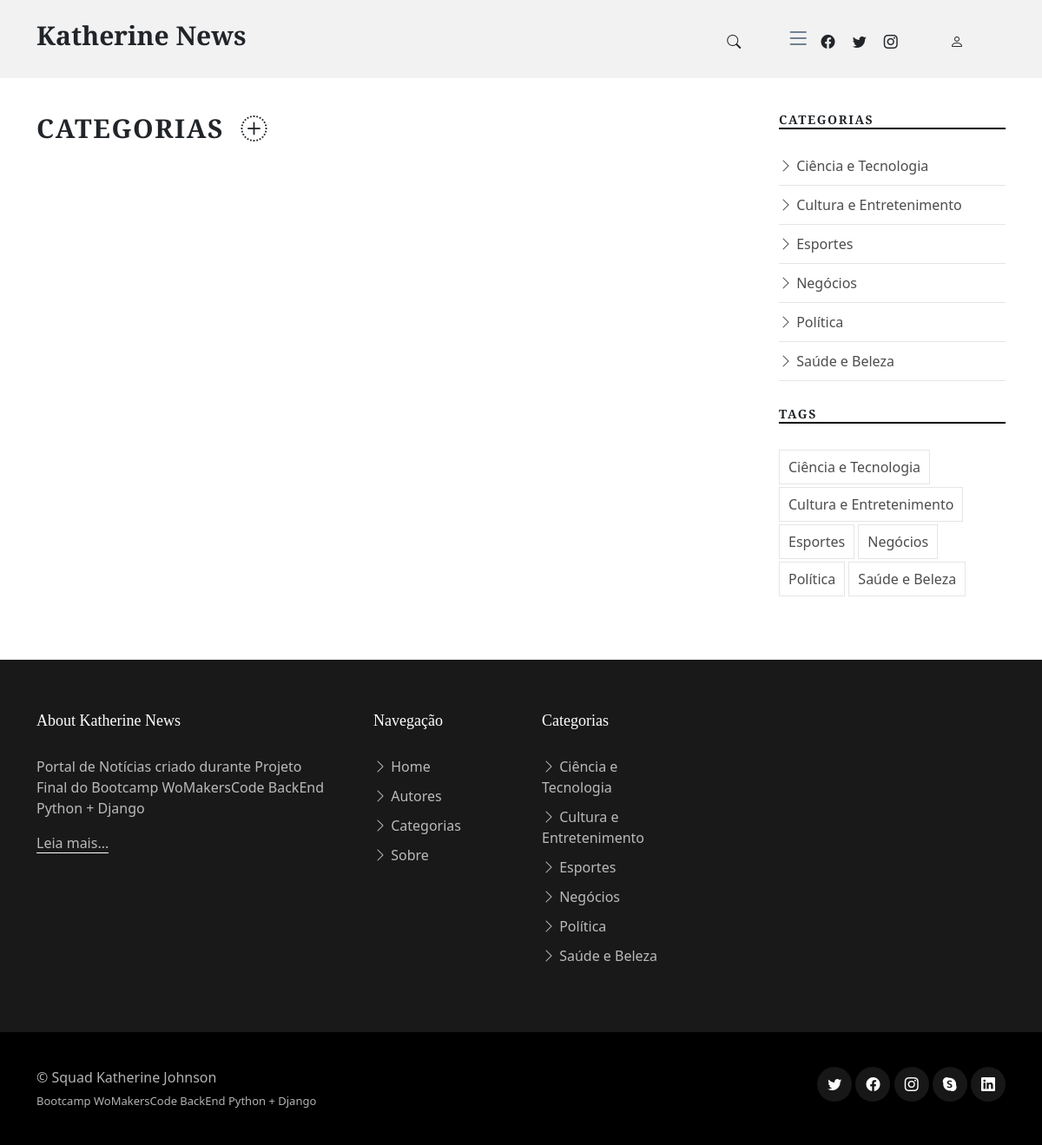
Page /categories/ on the earlier database version.
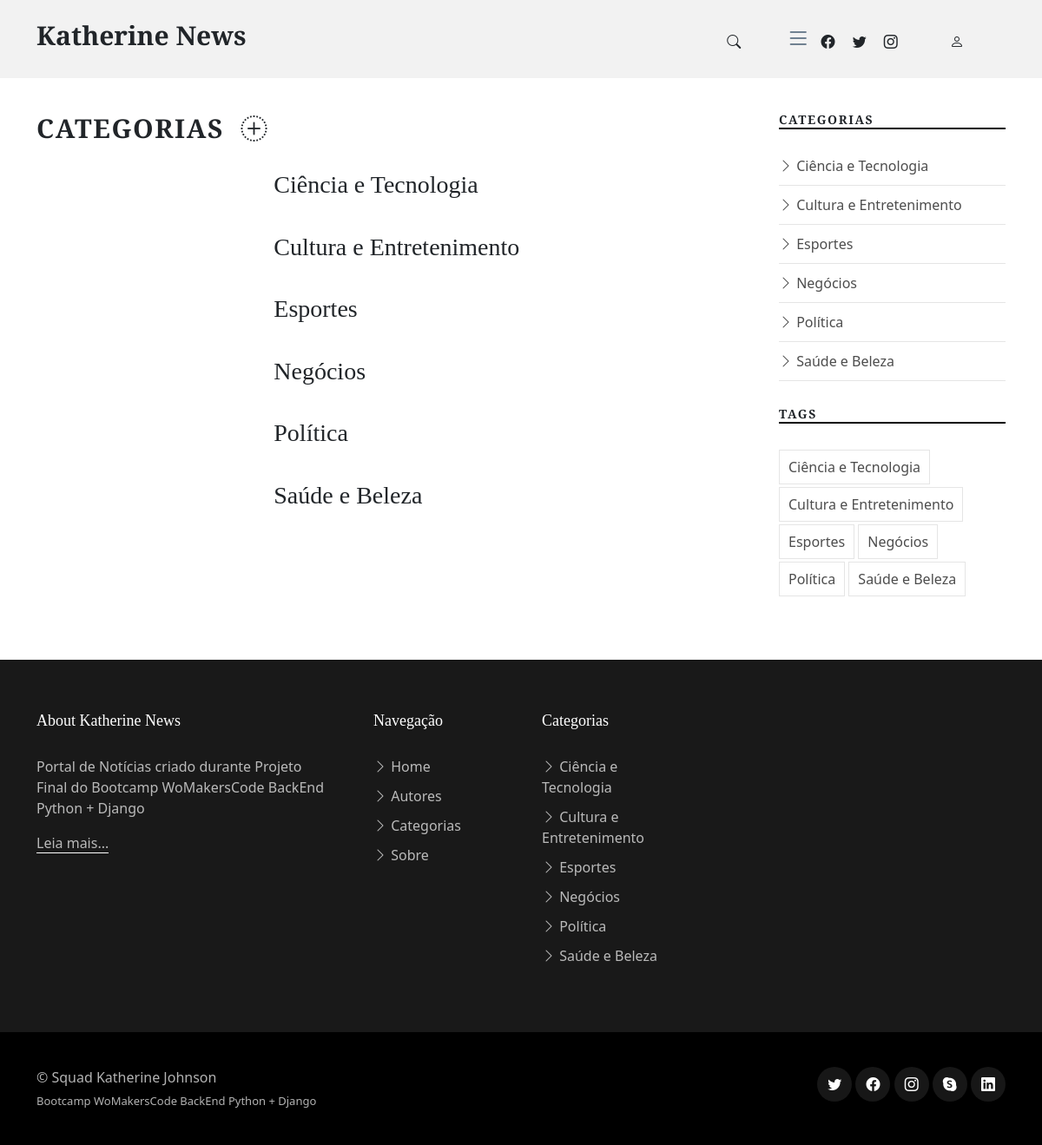
Same page on the later database version.
### app_categories/models.py (models this page shows, shortened)
class Category(models.Model):
    name = models.CharField(max_length=25)
    image = models.ImageField(upload_to="images/", null=True, blank=True)

### app_categories/views.py (the view)
# urls.py: path("categories/", views.categories, name='categories'),
def categories(request):
    return render(request, 'categories.html', {'categories': Category.objects.all()})

### app_categories/templates/categories.html (shortened to what this page needs)
{% extends "index.html" %}
{% block main-content %}
<section>
    <div class="container">
      <div class="row">
        <div class="col-md-9" data-aos="fade-up">
            <h3 class="category-title " style="font-size: 30px;">Categorias
                <a href="/add_category" class="mr-5">
                    <span class="bi-plus-circle-dotted ml-5" style="margin:10px;" label="Adicionar Categoria"></span>
                </a>
            </h3>
            <div class="row">
            {% for category in categories %}
                <div class="d-md-flex post-entry-2 small-img">
                    <a href="/category/{{category.id}}" class="me-4 thumbnail">
                    </a>
                    <div>
                      <h3><a href="/category/{{category.id}}">{{category.name}}</a></h3>
                    </div>
                  </div>
            {% endfor %}
            </div>
        </div>
        {% include "side-menu.html" %}
      </div>
    </div>
</section>
{% endblock %}

Differences in the rows shown:
added Category: name "Ciência e Tecnologia"
added Category: name "Cultura e Entretenimento"
added Category: name "Esportes"
added Category: name "Negócios"
added Category: name "Política"
added Category: name "Saúde e Beleza"
